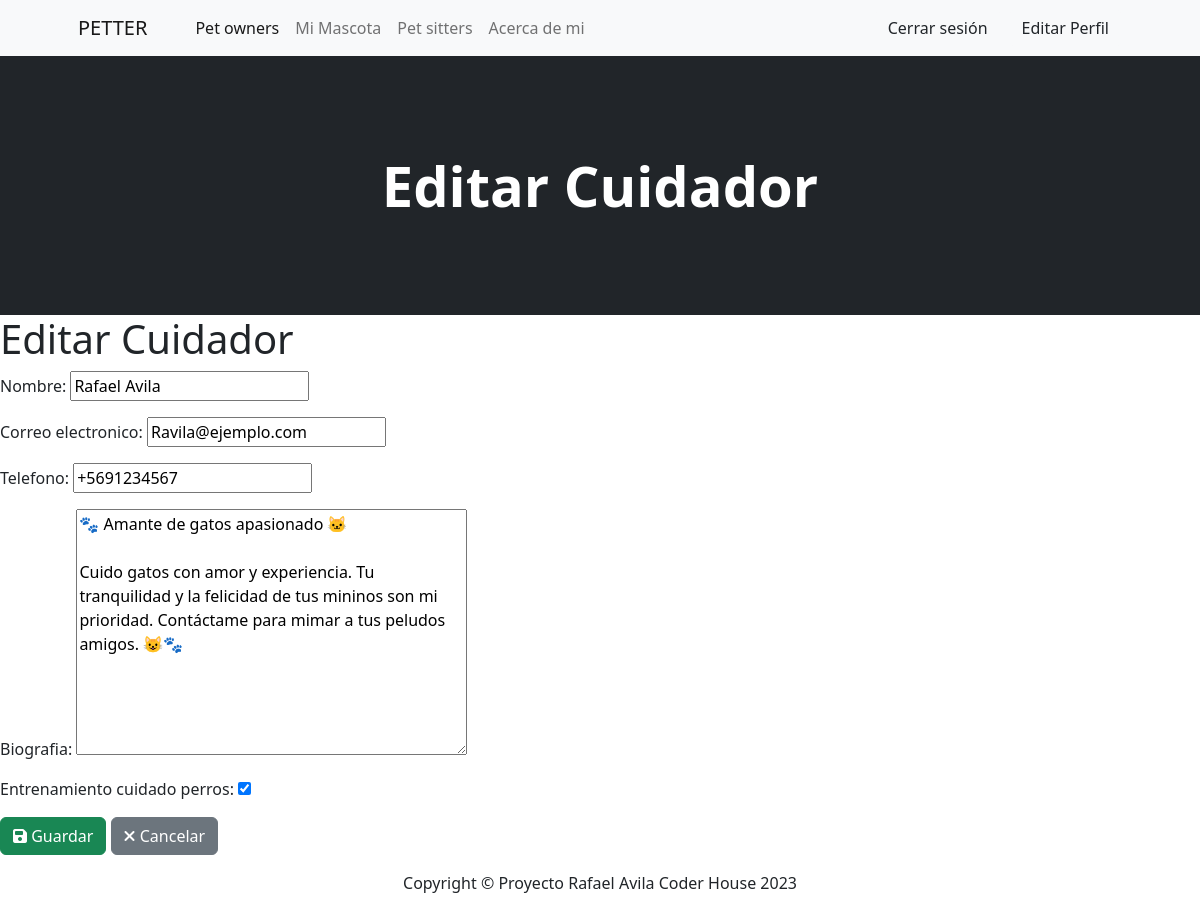
The app's page /editar_cuidador/1/ (signed in) with its own data.
### MVP/models.py (models this page shows, shortened)
class CuidadorMascotas(models.Model):
    nombre = models.CharField(max_length=100)
    correo_electronico = models.EmailField()
    telefono = models.CharField(max_length=20)
    biografia = models.TextField()
    entrenamiento_cuidado_perros = models.BooleanField(default=False)

### MVP/views.py (the view)
# urls.py: path('editar_cuidador/<int:cuidador_id>/', views.editar_cuidador, name='editar_cuidador'),
@login_required
def editar_cuidador(request, cuidador_id):
    cuidador = get_object_or_404(CuidadorMascotas, id=cuidador_id)
    if request.method == 'POST':
        form = CuidadorForm(request.POST, instance=cuidador)
        if form.is_valid():
            form.save()
            return redirect('petsitters')  # Redirige a la vista de la lista de cuidadores
    else:
        form = CuidadorForm(instance=cuidador)
    contexto = {
        'form': form,
        'accion': 'Editar Cuidador'  # Etiqueta para el botón del formulario
    }
    return render(request, 'editar_cuidador.html', contexto)

### MVP/forms.py
class CuidadorForm(forms.ModelForm):
    nombre = forms.CharField(max_length=100)
    correo_electronico = forms.EmailField()
    telefono = forms.CharField(max_length=20)
    biografia = forms.CharField(widget=forms.Textarea)
    entrenamiento_cuidado_perros = forms.BooleanField(required=False)
    class Meta:
        model = CuidadorMascotas
        fields = '__all__'

### MVP/templates/editar_cuidador.html (shortened to what this page needs)
{% extends "base.html" %}
{% load static %}
{% block titulo %}
    Editar Cuidador
{% endblock titulo %}
{% block contenido %}
    <h1>Editar Cuidador</h1>
    <form method="post">
        {{ form.as_p }}
        <div class="form-group">
            <button type="submit" class="btn btn-success">
                <i class="fas fa-save"></i> Guardar
            </button>
            <a href="{% url 'petsitters' %}" class="btn btn-secondary">
                <i class="fas fa-times"></i> Cancelar
            </a>
        </div>
    </form>
{% endblock contenido %}

### records on screen
CuidadorMascotas: nombre "Rafael Avila", correo_electronico "Ravila@ejemplo.com", telefono "+5691234567", biografia "🐾 Amante de gatos apasionado 🐱 Cuido gatos con amor y experiencia. Tu tranquilidad y la felicidad de tus mininos son mi prioridad. Contáctame para mimar a tus peludos amigos. 😺🐾", entrenamiento_cuidado_perros "☑"
